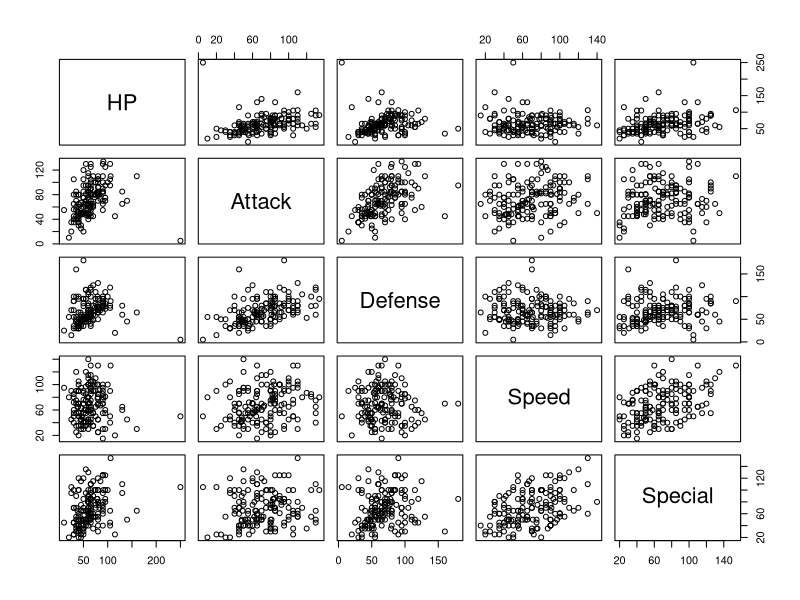
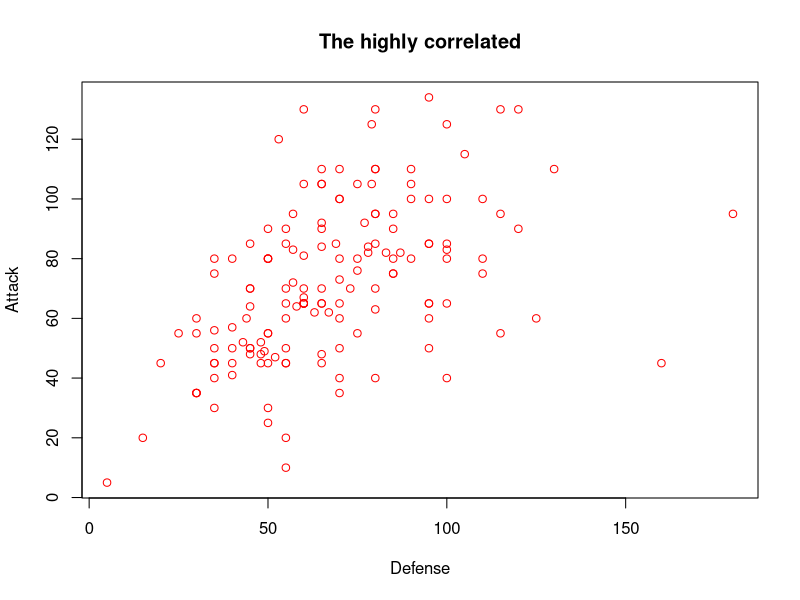
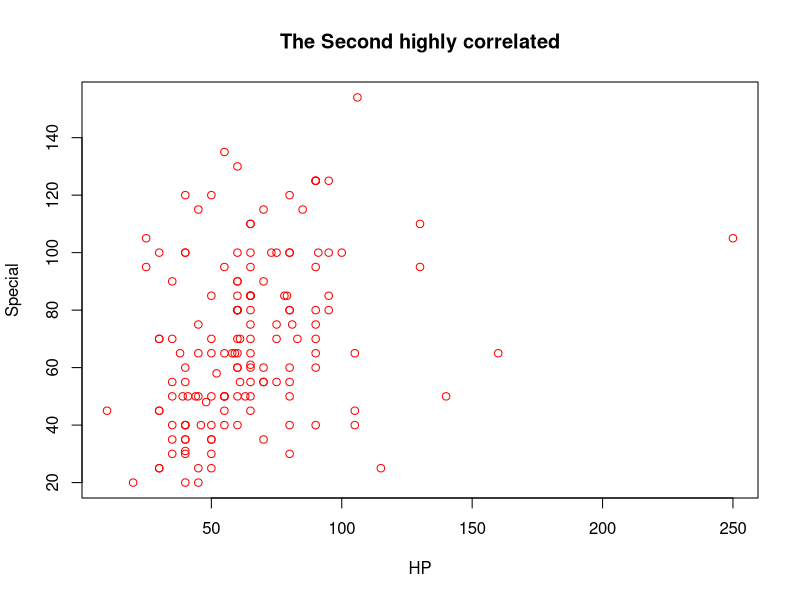
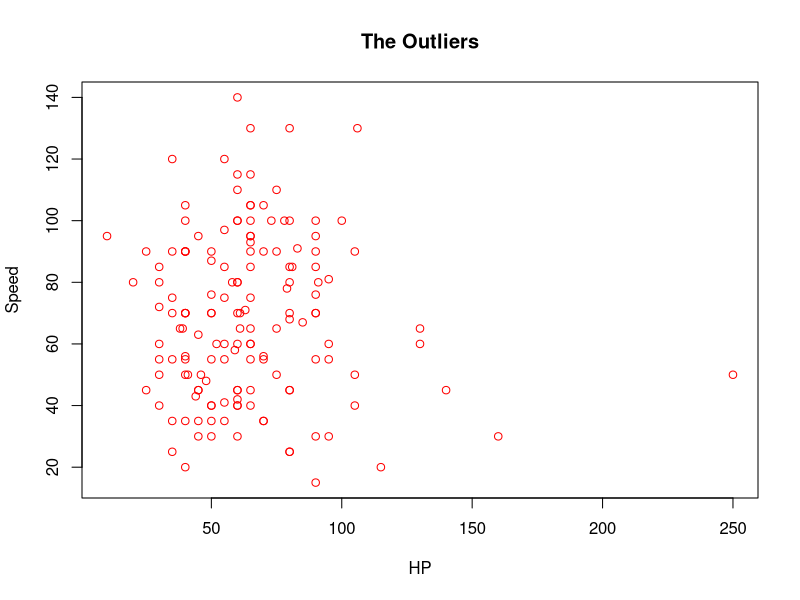

Here is the R script that generated these plots, in order:
pokemon<-read.csv("pokemon.csv", header=TRUE)
head(pokemon)
plot(pokemon[3:7])
cor(pokemon[,c(3,4,5,6,7)])
plot(pokemon$Defense,pokemon$Attack, col="red", xlab="Defense", ylab="Attack", main="The highly correlated")
plot(pokemon$HP,pokemon$Special, col="red", xlab="HP", ylab="Special", main="The Second highly correlated")
plot(pokemon$HP,pokemon$Speed, col="red", xlab="HP", ylab="Speed", main="The Outliers")